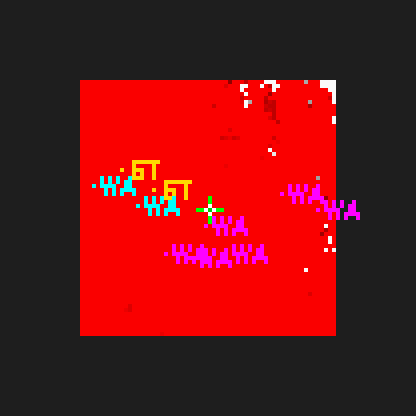
#> input picture data/maps/ROGUE ENCAMPMENT_20260127_232110_map.png, 416 x 416 px; its folder holds only this picture in this run
$ python visualize_exit_candidates.py
#> lines starting #> are read from the running program, lines starting #| are printed output that depends on the picture; after the words box and inside, x2 and y2 are one past the last pixel; in counts of white or black regions, pixels touching at a corner belong together
"""
Visualize map with exit candidates from last bot run.
"""

import sys
from pathlib import Path
sys.path.insert(0, str(Path(__file__).parent / "src"))

import cv2
import numpy as np
import json


def visualize_last_map_with_exits():
    """Load last map and show exit candidates."""

    print("\n" + "="*70)
    print("🗺️  MAP VISUALIZATION WITH EXIT CANDIDATES")
    print("="*70 + "\n")

    # Find most recent map
    maps_dir = Path("data/maps")
    if not maps_dir.exists():
        print("❌ No maps directory found")
        return

    # Find all map files
    map_files = sorted(maps_dir.glob("*_map.png"), key=lambda p: p.stat().st_mtime, reverse=True)

    if not map_files:
        print("❌ No map files found")
        return

    map_file = map_files[0]
    metadata_file = map_file.with_name(map_file.name.replace("_map.png", "_metadata.json"))

    print(f"📁 Loading map: {map_file.name}")

    # Load map image
    img = cv2.imread(str(map_file))
#> img is the input picture: shape (416, 416, 3); mean B, G, R 24.3, 21.8, 112.1
    if img is None:
        print("❌ Could not load map image")
        return

    print(f"   Size: {img.shape[1]}x{img.shape[0]}")
#|    Size: 416x416

    # Load metadata
    if metadata_file.exists():
        with open(metadata_file) as f:
            metadata = json.load(f)

        print(f"   Zone: {metadata.get('zone', 'Unknown')}")
        print(f"   Cells: {metadata.get('cell_count', 0)}")
        print(f"   POIs: {len(metadata.get('pois', []))}")

        player_pos = metadata.get('player_pos', [1024, 1024])
        print(f"   Player: {player_pos}\n")
    else:
        print("   ⚠️ No metadata found\n")
        player_pos = [1024, 1024]

    # Simulate exit candidates from log (from last run)
    # Player @ (1024, 1024)
    # Exit candidates:
    #   #1: pos=(992, 992), score=0.71, dir=-135°, dist=45.3
    #   #2: pos=(1055, 992), score=0.70, dir=-46°, dist=44.6
    #   #3: pos=(992, 1055), score=0.70, dir=136°, dist=44.6

    exit_candidates = [
        {"pos": (992, 992), "score": 0.71, "dir": -135, "dist": 45.3},
        {"pos": (1055, 992), "score": 0.70, "dir": -46, "dist": 44.6},
        {"pos": (992, 1055), "score": 0.70, "dir": 136, "dist": 44.6},
    ]

    print("🚪 Exit candidates:")
    for i, exit_c in enumerate(exit_candidates, 1):
        print(f"   #{i}: pos={exit_c['pos']}, score={exit_c['score']:.2f}, dir={exit_c['dir']}°, dist={exit_c['dist']:.1f}")
    print()

    # Find bounding box of cells (same logic as visualize())
    # For now, use entire image
    h, w = img.shape[:2]
#> h = 416; w = 416

    # Scale factor (image is already scaled by visualize())
    # Original grid was 64x64, but image may be larger
    # Assume 4x scale was used
    scale = 4

    # Calculate center of image (where player should be)
    # Player is at (1024, 1024) in global coords
    # We need to find where that is in the image

    # For visualization, the image shows explored area + margin
    # Let's assume player is roughly at center of image
    img_center_x = w // 2
#> img_center_x = 208
    img_center_y = h // 2
#> img_center_y = 208

    print("🎨 Drawing visualization...")
    vis = img.copy()

    # Draw exit candidates
    for i, exit_c in enumerate(exit_candidates, 1):
        exit_x, exit_y = exit_c['pos']
        score = exit_c['score']

        # Convert global coords to image coords
        # If player is at center of image and at (1024, 1024) global
        # Then exit at (992, 992) is offset by (-32, -32)
        offset_x = (exit_x - player_pos[0]) * scale
        offset_y = (exit_y - player_pos[1]) * scale

        img_x = img_center_x + offset_x
        img_y = img_center_y + offset_y

        # Color based on rank
        if i == 1:
            color = (0, 255, 0)  # Green for best
        elif i == 2:
            color = (0, 255, 255)  # Yellow for second
        else:
            color = (0, 165, 255)  # Orange for third

        # Draw circle and cross
        cv2.circle(vis, (int(img_x), int(img_y)), 8, color, 2)
        cv2.line(vis, (int(img_x)-5, int(img_y)), (int(img_x)+5, int(img_y)), color, 2)
        cv2.line(vis, (int(img_x), int(img_y)-5), (int(img_x), int(img_y)+5), color, 2)

        # Label
        label = f"#{i} ({score:.2f})"
        cv2.putText(vis, label, (int(img_x)+10, int(img_y)-10),
                   cv2.FONT_HERSHEY_SIMPLEX, 0.4, color, 1)
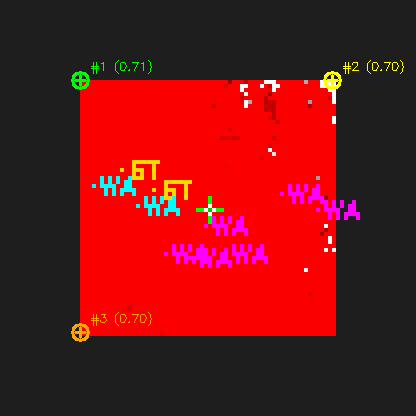
#> vis: shape (416, 416, 3); 0.62% of pixels changed, all inside (x1, y1, x2, y2) = (71, 60, 404, 342)

    # Draw player position (larger, white)
    cv2.circle(vis, (img_center_x, img_center_y), 12, (255, 255, 255), 2)
    cv2.circle(vis, (img_center_x, img_center_y), 6, (0, 255, 0), -1)
#> vis: shape (416, 416, 3); mean B, G, R 24.3, 23.3, 112.4
    cv2.putText(vis, "PLAYER", (img_center_x+15, img_center_y),
               cv2.FONT_HERSHEY_SIMPLEX, 0.5, (255, 255, 255), 2)
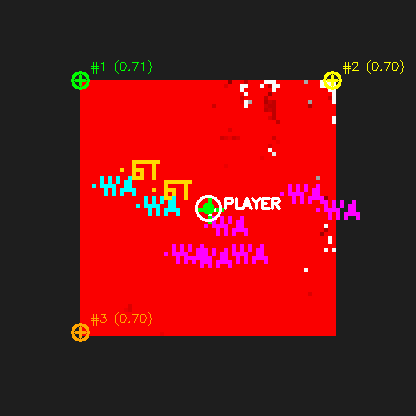
#> vis: shape (416, 416, 3); mean B, G, R 25, 24, 112.5

    # Add legend
    y = 30
    legend_items = [
        f"Zone: {metadata.get('zone', 'Unknown') if metadata_file.exists() else 'Unknown'}",
        f"Explored: 41.0% (threshold 30.0%)",
        f"Decision: SEEK EXIT",
        "",
        "Exit Candidates:",
        "#1 (green) - Best exit",
        "#2 (yellow) - 2nd best",
        "#3 (orange) - 3rd best",
    ]

    for line in legend_items:
        cv2.putText(vis, line, (10, y),
                   cv2.FONT_HERSHEY_SIMPLEX, 0.4, (255, 255, 255), 1)
        y += 20
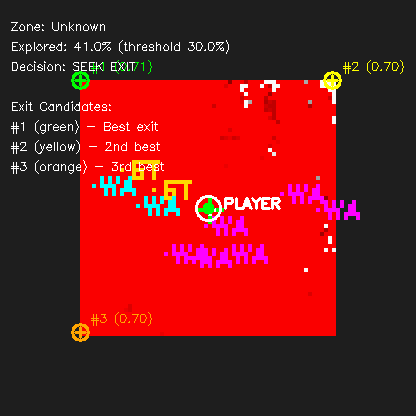
#> vis: shape (416, 416, 3); 1.25% of pixels changed, all inside (x1, y1, x2, y2) = (11, 22, 229, 174)
#> after the loop, y = 190

    # Save
    output_path = Path("data/screenshots/outputs/map_with_exits.png")
    cv2.imwrite(str(output_path), vis)
    print(f"   ✓ Saved: {output_path}\n")

    # Display
    print("="*70)
    print("📊 VISUALIZATION")
    print("="*70)
    print(f"Player position: Center of image")
    print(f"Exit #1 (GREEN):  32 cells NW, score 0.71")
    print(f"Exit #2 (YELLOW): 31 cells NE, score 0.70")
    print(f"Exit #3 (ORANGE): 32 cells SW, score 0.70")
    print("="*70 + "\n")

    cv2.imshow("Map with Exit Candidates", vis)
    print("Press any key to exit...")
    cv2.waitKey(0)
    cv2.destroyAllWindows()


if __name__ == "__main__":
    visualize_last_map_with_exits()

$ run again, on data/maps/ROGUE ENCAMPMENT_20260202_232001_map.png
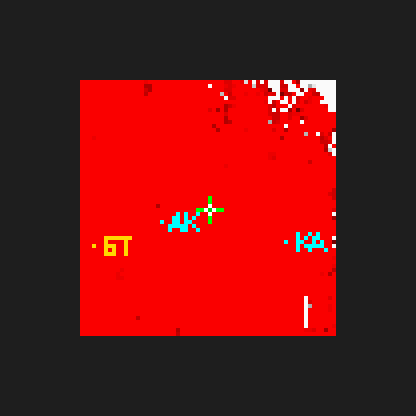
#> input picture data/maps/ROGUE ENCAMPMENT_20260202_232001_map.png, 416 x 416 px
#> in visualize_last_map_with_exits, img is the input picture: shape (416, 416, 3); mean B, G, R 22, 22.7, 111.5
#|    Size: 416x416
#> after the loop in visualize_last_map_with_exits, `for i, exit_c in enumerate(exit_candidates, 1):`:
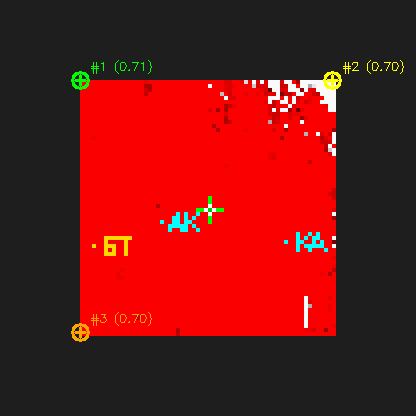
#> vis: shape (416, 416, 3); 0.62% of pixels changed, all inside (x1, y1, x2, y2) = (71, 60, 404, 342)
#> after the loop in visualize_last_map_with_exits, `for line in legend_items:`:
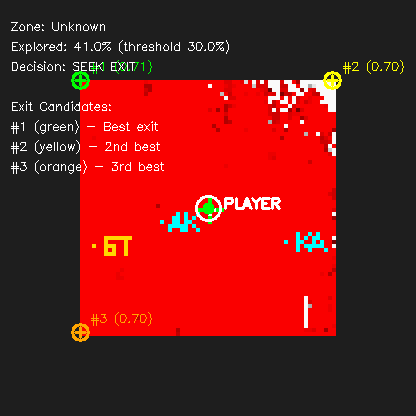
#> vis: shape (416, 416, 3); mean B, G, R 25.6, 27.6, 114.1
#> after the loop in visualize_last_map_with_exits, `for line in legend_items:`: y = 190

$ run again, on data/maps/TEST_ZONE_20260126_223350_map.png
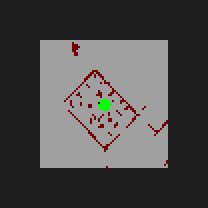
#> input picture data/maps/TEST_ZONE_20260126_223350_map.png, 208 x 208 px
#> in visualize_last_map_with_exits, img is the input picture: shape (208, 208, 3); mean B, G, R 75.8, 76.5, 78
#|    Size: 208x208
#> in visualize_last_map_with_exits, `cv2.putText(vis, "PLAYER", (img_center_x+15, img_center_y), cv2.FONT_H..`:
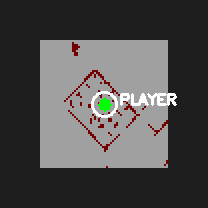
#> vis: shape (208, 208, 3); mean B, G, R 77.7, 78.5, 79.7
#> after the loop in visualize_last_map_with_exits, `for line in legend_items:`:
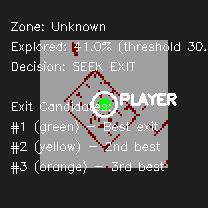
#> vis: shape (208, 208, 3); 4.82% of pixels changed, all inside (x1, y1, x2, y2) = (11, 22, 206, 174)
#> after the loop in visualize_last_map_with_exits, `for line in legend_items:`: y = 190
